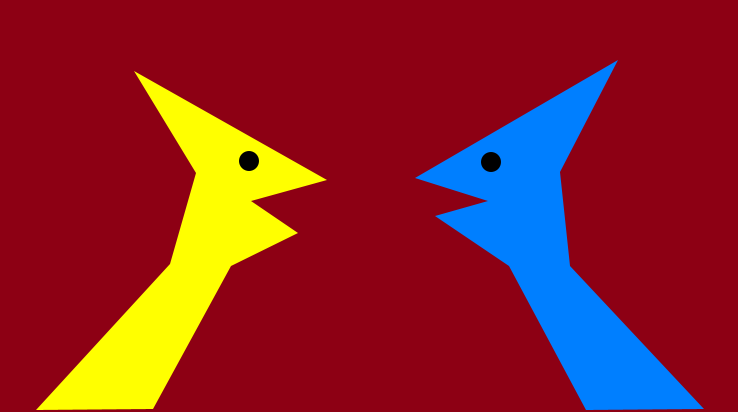
Frame 1 (no input)
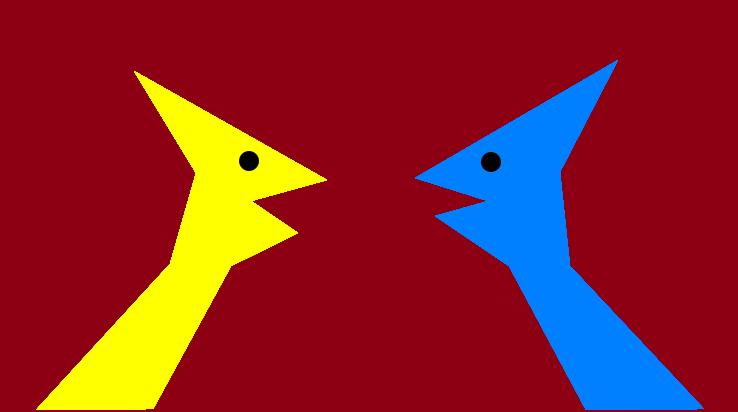
Frame 60 (the mouse pressed at the canvas centre just before this capture)
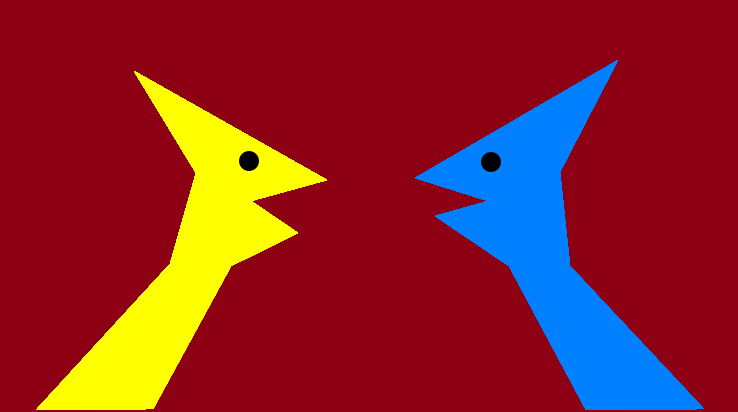
Frame 120 (the mouse held since frame 60 and released just before this capture)

The Processing sketch that drew these frames (run headless with seeded random() and noise(); from frame 60 on, the mouse is pressed at the canvas centre):

// Processing sketch: ART331_07_CustomShapes
// ── ART331_07_CustomShapes.pde

void setup() {
  size(738, 412);
  background(141, 0, 20);
  noStroke();
}

void draw() {
 // left creature
  beginShape();
  fill(255, 255, 0);
  vertex(36,410);
  vertex(170,264);
  vertex(196,173);
  vertex(134,71);
  vertex(327,180);
  vertex(251,201);
  vertex(298,233);
  vertex(231,266);
  vertex(153,409);
  endShape();
  fill(0);
  ellipse(249, 161, 20, 20);
  
  // right creature
  beginShape();
  fill(0, 127, 255);
  vertex(586,410);
  vertex(509,266);
  vertex(435,216);
  vertex(488,201);
  vertex(415,178);
  vertex(618,60);
  vertex(560,172);
  vertex(570,266);
  vertex(704,409);
  
  
  endShape();
  fill(0);
  ellipse(491, 162, 20, 20);
  
  
  
  
  
  
  
  
  /*
  // left creature
  beginShape();
  fill(246, 235, 20);
  vertex(100,100);
  vertex(150,100);
  vertex(150,150);
  vertex(100,150);
  
  endShape();
  fill(0);
  ellipse(10,10, 10, 10);
  
  // right creature
  beginShape();
  fill(67, 119, 188);
  
  
  
  endShape();
  fill(0);
  ellipse(100,100, 10, 10);
  */
}




/*

  // left creature
  beginShape();
  fill(255, 255, 0);
  vertex(36,410);
  vertex(170,264);
  vertex(196,173);
  vertex(134,71);
  vertex(327,180);
  vertex(251,201);
  vertex(298,233);
  vertex(231,266);
  vertex(153,409);
  endShape();
  fill(0);
  ellipse(249, 161, 20, 20);
  
  // right creature
  beginShape();
  fill(0, 127, 255);
  vertex(586,410);
  vertex(509,266);
  vertex(435,216);
  vertex(488,201);
  vertex(415,178);
  vertex(618,60);
  vertex(560,172);
  vertex(570,266);
  vertex(704,409);
  
  
  endShape();
  fill(0);
  ellipse(491, 162, 20, 20);


*/
